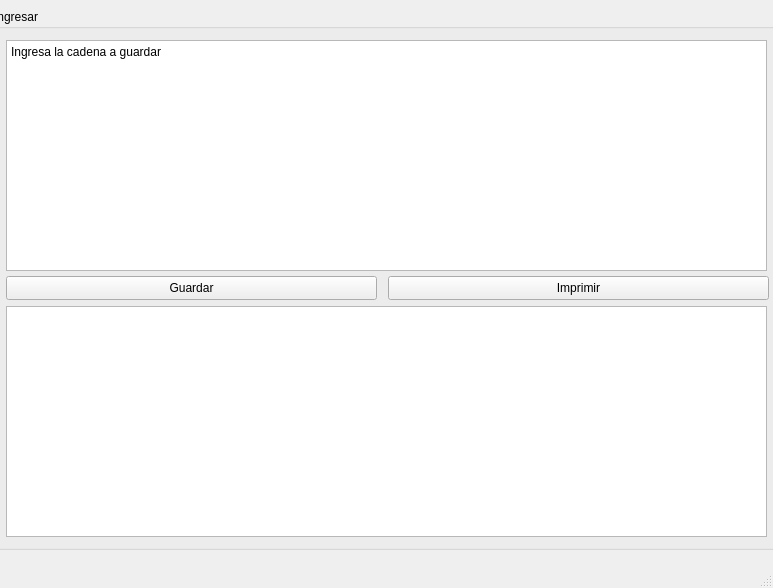
<?xml version="1.0" encoding="UTF-8"?>
<ui version="4.0">
 <class>MainWindow</class>
 <widget class="QMainWindow" name="MainWindow">
  <property name="geometry">
   <rect>
    <x>0</x>
    <y>0</y>
    <width>773</width>
    <height>588</height>
   </rect>
  </property>
  <property name="windowTitle">
   <string>MainWindow</string>
  </property>
  <widget class="QWidget" name="centralwidget">
   <widget class="QGroupBox" name="groupBox_ingresar">
    <property name="geometry">
     <rect>
      <x>-6</x>
      <y>9</y>
      <width>801</width>
      <height>541</height>
     </rect>
    </property>
    <property name="title">
     <string>Ingresar</string>
    </property>
    <widget class="QPlainTextEdit" name="plainTextEdit_Ingresar_ca">
     <property name="geometry">
      <rect>
       <x>12</x>
       <y>31</y>
       <width>761</width>
       <height>231</height>
      </rect>
     </property>
     <property name="plainText">
      <string>Ingresa la cadena a guardar</string>
     </property>
    </widget>
    <widget class="QPushButton" name="pushButton_guardar">
     <property name="geometry">
      <rect>
       <x>12</x>
       <y>267</y>
       <width>371</width>
       <height>24</height>
      </rect>
     </property>
     <property name="text">
      <string>Guardar</string>
     </property>
    </widget>
    <widget class="QPushButton" name="pushButton_imprimir">
     <property name="geometry">
      <rect>
       <x>394</x>
       <y>267</y>
       <width>381</width>
       <height>24</height>
      </rect>
     </property>
     <property name="text">
      <string>Imprimir</string>
     </property>
    </widget>
    <widget class="QTableWidget" name="tableWidget">
     <property name="geometry">
      <rect>
       <x>12</x>
       <y>297</y>
       <width>761</width>
       <height>231</height>
      </rect>
     </property>
    </widget>
    <widget class="QLabel" name="label">
     <property name="geometry">
      <rect>
       <x>-2</x>
       <y>0</y>
       <width>781</width>
       <height>541</height>
      </rect>
     </property>
     <property name="text">
      <string/>
     </property>
     <property name="pixmap">
      <pixmap>../../../../../Users/jorge/Pictures/Saved Pictures/559128.jpg</pixmap>
     </property>
     <property name="scaledContents">
      <bool>true</bool>
     </property>
    </widget>
    <zorder>label</zorder>
    <zorder>plainTextEdit_Ingresar_ca</zorder>
    <zorder>pushButton_guardar</zorder>
    <zorder>pushButton_imprimir</zorder>
    <zorder>tableWidget</zorder>
   </widget>
  </widget>
  <widget class="QMenuBar" name="menubar">
   <property name="geometry">
    <rect>
     <x>0</x>
     <y>0</y>
     <width>773</width>
     <height>21</height>
    </rect>
   </property>
  </widget>
  <widget class="QStatusBar" name="statusbar"/>
 </widget>
 <resources/>
 <connections/>
</ui>
